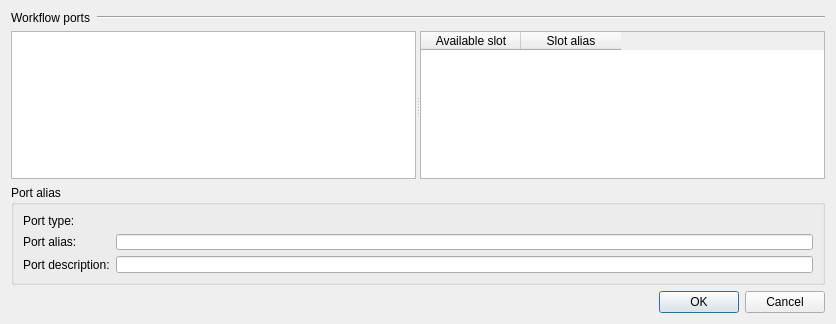
<?xml version="1.0" encoding="UTF-8"?>
<ui version="4.0">
 <class>PortAliasesConfigurationDialog</class>
 <widget class="QDialog" name="PortAliasesConfigurationDialog">
  <property name="windowModality">
   <enum>Qt::NonModal</enum>
  </property>
  <property name="geometry">
   <rect>
    <x>0</x>
    <y>0</y>
    <width>836</width>
    <height>324</height>
   </rect>
  </property>
  <property name="windowTitle">
   <string>Configure port and slot aliases</string>
  </property>
  <property name="modal">
   <bool>true</bool>
  </property>
  <layout class="QVBoxLayout" name="verticalLayout">
   <item>
    <layout class="QHBoxLayout" name="horizontalLayout">
     <item>
      <widget class="QLabel" name="headLabel">
       <property name="sizePolicy">
        <sizepolicy hsizetype="Minimum" vsizetype="Preferred">
         <horstretch>0</horstretch>
         <verstretch>0</verstretch>
        </sizepolicy>
       </property>
       <property name="text">
        <string>Workflow ports</string>
       </property>
      </widget>
     </item>
     <item>
      <widget class="Line" name="line">
       <property name="sizePolicy">
        <sizepolicy hsizetype="Expanding" vsizetype="Fixed">
         <horstretch>0</horstretch>
         <verstretch>0</verstretch>
        </sizepolicy>
       </property>
       <property name="orientation">
        <enum>Qt::Horizontal</enum>
       </property>
      </widget>
     </item>
    </layout>
   </item>
   <item>
    <widget class="QSplitter" name="splitter">
     <property name="orientation">
      <enum>Qt::Horizontal</enum>
     </property>
     <widget class="QListWidget" name="portListWidget">
      <property name="sizePolicy">
       <sizepolicy hsizetype="Expanding" vsizetype="Expanding">
        <horstretch>0</horstretch>
        <verstretch>0</verstretch>
       </sizepolicy>
      </property>
     </widget>
     <widget class="QTableWidget" name="portAliasesTableWidget">
      <column>
       <property name="text">
        <string>Available slot</string>
       </property>
      </column>
      <column>
       <property name="text">
        <string>Slot alias</string>
       </property>
      </column>
     </widget>
    </widget>
   </item>
   <item>
    <widget class="QGroupBox" name="portInfoGroupBox">
     <property name="maximumSize">
      <size>
       <width>16777215</width>
       <height>100</height>
      </size>
     </property>
     <property name="title">
      <string>Port alias</string>
     </property>
     <layout class="QGridLayout" name="gridLayout">
      <item row="0" column="0">
       <widget class="QLabel" name="label">
        <property name="text">
         <string>Port type:</string>
        </property>
       </widget>
      </item>
      <item row="0" column="1">
       <widget class="QLabel" name="portTypeLabel">
        <property name="text">
         <string/>
        </property>
       </widget>
      </item>
      <item row="1" column="0">
       <widget class="QLabel" name="label_2">
        <property name="text">
         <string>Port alias:</string>
        </property>
       </widget>
      </item>
      <item row="1" column="1">
       <widget class="QLineEdit" name="portAliasEdit"/>
      </item>
      <item row="2" column="0">
       <widget class="QLabel" name="label_3">
        <property name="text">
         <string>Port description:</string>
        </property>
       </widget>
      </item>
      <item row="2" column="1">
       <widget class="QLineEdit" name="portDescriptionEdit"/>
      </item>
     </layout>
    </widget>
   </item>
   <item>
    <widget class="QDialogButtonBox" name="buttonBox">
     <property name="standardButtons">
      <set>QDialogButtonBox::Cancel|QDialogButtonBox::Ok</set>
     </property>
    </widget>
   </item>
  </layout>
 </widget>
 <resources/>
 <connections/>
</ui>
